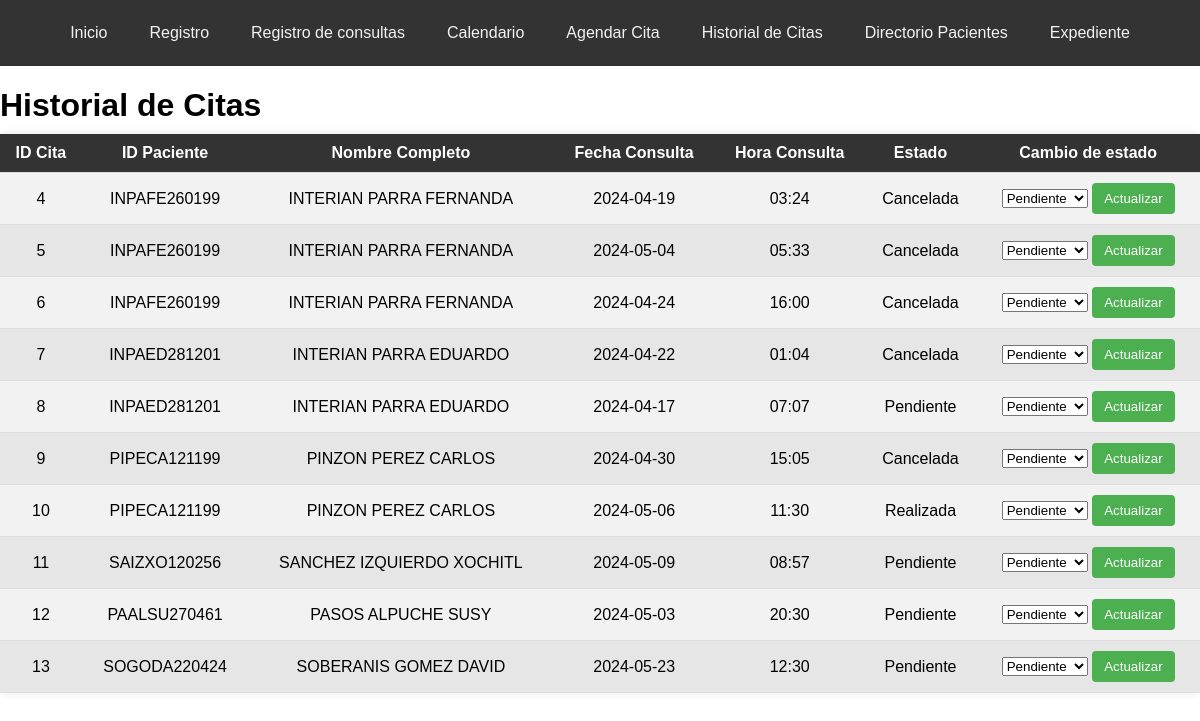
The page /historial_citas on the database as committed earlier.
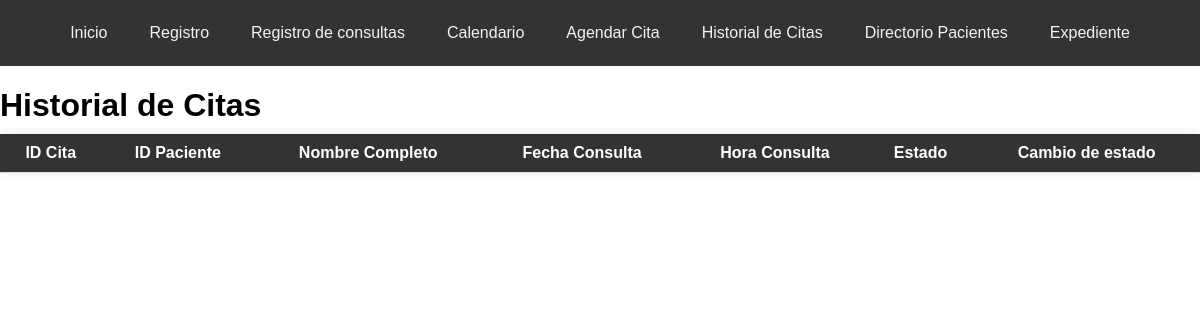
The same page on the database as committed later.
### tables this page shows
CREATE TABLE citas (
                    id INTEGER PRIMARY KEY AUTOINCREMENT,
                    paciente_id TEXT,
                    fecha_consulta TEXT NOT NULL,
                    hora_consulta TEXT NOT NULL, 
                    observaciones TEXT,
                    estado TEXT DEFAULT 'Pendiente',
                    FOREIGN KEY (paciente_id) REFERENCES pacientes(id)
                );

CREATE TABLE pacientes (
                    id TEXT PRIMARY KEY,
                    primer_apellido TEXT NOT NULL,
                    segundo_apellido TEXT NOT NULL,
                    nombres TEXT NOT NULL,
                    fecha_nacimiento TEXT NOT NULL,
                    celular TEXT NOT NULL,
                    religion TEXT,
                    ocupacion TEXT,
                    escolaridad TEXT,
                    estado_civil TEXT,
                    servicio_salud TEXT,
                    turno TEXT NOT NULL,
                    genero TEXT NOT NULL,
                    peso REAL NOT NULL,
                    altura REAL NOT NULL,
                    imc REAL NOT NULL,
                    fecha_registro TEXT NOT NULL,
                    registrado_por TEXT NOT NULL
                );

### app.py (the view, shortened to what this page needs)
@app.route('/historial_citas', methods=['GET', 'POST'])
def historial_citas():
    with sqlite3.connect('nutricion_consulta.db') as conexion:
        cursor = conexion.cursor()
        cursor.execute('''SELECT citas.id, pacientes.id, pacientes.primer_apellido || ' ' || pacientes.segundo_apellido || ' ' || pacientes.nombres as nombre_completo,
                          pacientes.fecha_nacimiento, citas.fecha_consulta, citas.hora_consulta, citas.observaciones, citas.estado
                          FROM citas JOIN pacientes ON citas.paciente_id = pacientes.id''')
        citas = cursor.fetchall()
    return render_template('historial_citas.html', citas=citas)

### templates/historial_citas.html (shortened to what this page needs)
<!DOCTYPE html>
<html lang="es">
<head>
</head>
<body>
    <div class="navbar">
        <a href="/">Inicio</a>
        <a href="/registro">Registro</a>
        <a href="/consultar">Registro de consultas</a>
        <a href="/options">Calendario</a>
        <a href="/agendar_cita">Agendar Cita</a>
        <a href="/historial_citas">Historial de Citas</a>
        <a href="/directorio_pacientes">Directorio Pacientes</a>
        <a href="/crear_expediente">Expediente</a>
    </div>
    <div class="container">
        <h1>Historial de Citas</h1>
        <table>
            <tr>
                <th>ID Cita</th>
                <th>ID Paciente</th>
                <th>Nombre Completo</th>
                <th>Fecha Consulta</th>
                <th>Hora Consulta</th>
                <th>Estado</th>
                <th>Cambio de estado</th>
            </tr>
            {% for cita in citas %}
            <tr class="{% if cita[8] == 'Pendiente' %}select-pendiente{% elif cita[8] == 'Realizada' %}select-realizada{% elif cita[8] == 'Cancelada' %}select-cancelada{% endif %}">
                <td>{{ cita[0] }}</td>
                <td>{{ cita[1] }}</td>
                <td>{{ cita[2] }}</td>
                <td>{{ cita[4] }}</td>
                <td>{{ cita[5] }}</td>
                <td>{{ cita[7] }}</td>
                <td>
                    <form action="/historial_citas" method="POST" class="update-form">
                        <select id="nuevo_estado" name="nuevo_estado">
                            <option value="Pendiente" {% if cita[8] == 'Pendiente' %} selected {% endif %}>Pendiente</option>
                        </select>
                        <input type="submit" value="Actualizar">
                    </form>
                </td>
            </tr>
            {% endfor %}
        </table>
    </div>
</body>
</html>

Rows that differ between the two databases and show on the page:
removed citas: id "4", cita "INPAFE260199", cita "INTERIAN PARRA FERNANDA", fecha_consulta "2024-04-19", hora_consulta "03:24", estado "Cancelada"
removed citas: id "5", cita "INPAFE260199", cita "INTERIAN PARRA FERNANDA", fecha_consulta "2024-05-04", hora_consulta "05:33", estado "Cancelada"
removed citas: id "6", cita "INPAFE260199", cita "INTERIAN PARRA FERNANDA", fecha_consulta "2024-04-24", hora_consulta "16:00", estado "Cancelada"
removed citas: id "7", cita "INPAED281201", cita "INTERIAN PARRA EDUARDO", fecha_consulta "2024-04-22", hora_consulta "01:04", estado "Cancelada"
removed citas: id "8", cita "INPAED281201", cita "INTERIAN PARRA EDUARDO", fecha_consulta "2024-04-17", hora_consulta "07:07", estado "Pendiente"
removed citas: id "9", cita "PIPECA121199", cita "PINZON PEREZ CARLOS", fecha_consulta "2024-04-30", hora_consulta "15:05", estado "Cancelada"
removed citas: id "10", cita "PIPECA121199", cita "PINZON PEREZ CARLOS", fecha_consulta "2024-05-06", hora_consulta "11:30", estado "Realizada"
removed citas: id "11", cita "SAIZXO120256", cita "SANCHEZ IZQUIERDO XOCHITL", fecha_consulta "2024-05-09", hora_consulta "08:57", estado "Pendiente"
removed citas: id "12", cita "PAALSU270461", cita "PASOS ALPUCHE SUSY", fecha_consulta "2024-05-03", hora_consulta "20:30", estado "Pendiente"
removed citas: id "13", cita "SOGODA220424", cita "SOBERANIS GOMEZ DAVID", fecha_consulta "2024-05-23", hora_consulta "12:30", estado "Pendiente"
